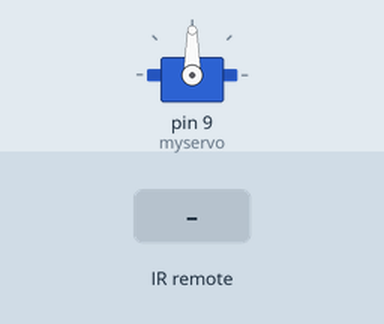
The sketch below on a simulated Arduino Uno, built with avr-gcc and run on an emulated ATmega328P. On the bench: servo. The inputs (shaded band) are chosen by the test bench.

Above: at 1.2 s.
1.3 s: infrared code 0xFFA857 received
At 1.45 s:
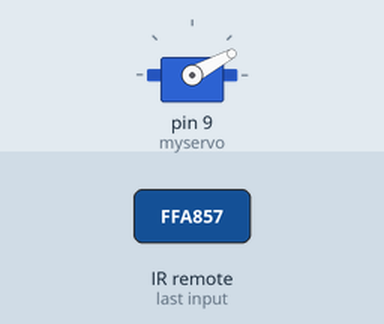
3.2 s: infrared code 0xFFE01F received
At 4.6 s:
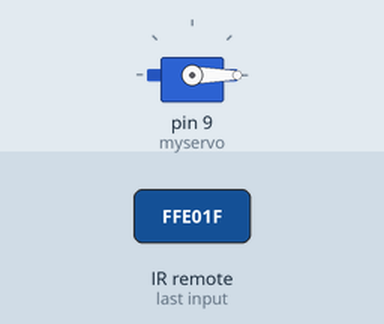
Timing chart, 0 to 6.2 s (numbered marks = the images above; inputs shaded):
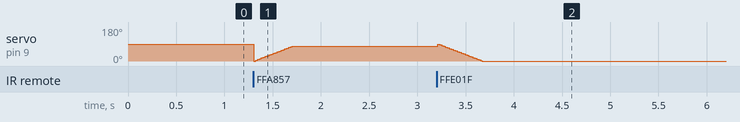

The sketch:

Servo_com_controle_IR.ino
```cpp
#include <IRremote.h>
#include<Servo.h>

int RECV_PIN = 7; //Pino do receptor IR.

int val;

Servo myservo;

IRrecv irrecv(RECV_PIN);

decode_results results;

//Rotina de configurações iniciais do Arduino.

void setup(){

  myservo.attach(9);
  irrecv.enableIRIn(); // Start the receiver
}

void loop() {

  if (irrecv.decode(&results)) {

   long int decCode = results.value;

   switch(decCode){

     case 16754775: // Caso pressione a tecla "vol +" ...

       for( val=0;val<80;val++){
       myservo.write(val);
       delay(5);
       }
       break;

     case 16769055: // Caso pressione a tecla "vol -"...

       for( val=90;val>=0;val--){
       myservo.write(val);
       delay(5);
       }
       break;
   }
    irrecv.resume(); // Recebe o próximo valor.
  }
  delay(100);
}
```
